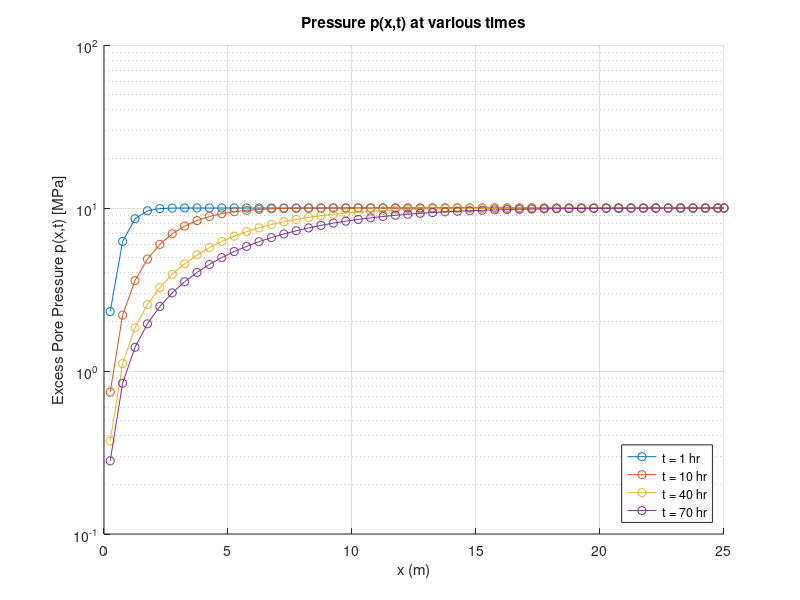
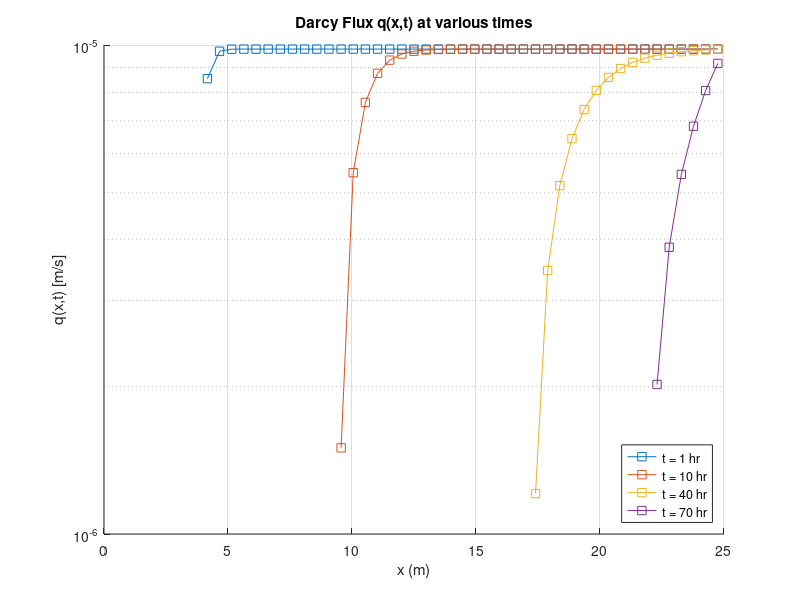

The MATLAB source for these figures, in order:
% Benchmark for Terzaghi's 1D equation
clc;
close all;

% Parameters
P0 = 10e6;         % Face load in Pascals
cf = 1e-4;         % Diffusion constant
L = 25;            % Domain length in meters
N_max = 100;       % Fourier terms

% Spatial discretization
m = 50;
a = 0; b = L;
dx = (b - a)/m;
xgrid = [a a+dx/2 : dx : b-dx/2 b];  % Staggered grid

% Times to evaluate (in hours)
times_hr = [1, 10, 40, 70];
times_sec = times_hr * 3600;

% Fluid properties
K = 1e-12;        % Permeability [m^2]
mu = 1e-3;        % Dynamic viscosity [Pa·s]
rho = 1000;       % Fluid density [kg/m^3]
g = 9.81;         % Gravity [m/s^2]

% Store results
p_all = zeros(length(xgrid), length(times_sec));
q_all = zeros(length(xgrid), length(times_sec));  % Will truncate later

% Plot pressure
figure(1);
hold on;
for i = 1:length(times_sec)
    t = times_sec(i);

    % Analytical pressure solution
    p = zeros(size(xgrid));
    for N = 0:N_max
        n = 2*N + 1;
        term = (1/n) * sin(n*pi*xgrid/(2*L)) .* exp(-(n^2)*(pi^2)*cf*t/(4*L^2));
        p = p + term;
    end
    p = (4/pi) * P0 * p;
    p_all(:,i) = p;

    semilogy(xgrid, p/1e6, '-o', 'DisplayName', ['t = ' num2str(times_hr(i)) ' hr']);
end
title('Pressure p(x,t) at various times');
xlabel('x (m)');
ylabel('Excess Pore Pressure p(x,t) [MPa]');
legend('Location', 'southeast');
grid on;

% Plot Darcy flux
figure(2);
hold on;
x_flux = linspace(a + dx/2, b - dx/2, m+1);
for i = 1:length(times_sec)
    p = p_all(:,i);
    dpdx = gradient(p, dx);
    q = - (K / mu) * (dpdx - rho * g);
    q_all(1:m+1,i) = q(1:m+1);  % avoid including ghost point
    semilogy(x_flux, q(1:m+1), '-s', 'DisplayName', ['t = ' num2str(times_hr(i)) ' hr']);
end
title('Darcy Flux q(x,t) at various times');
xlabel('x (m)');
ylabel('q(x,t) [m/s]');
legend('Location', 'southeast');
grid on;

% Print results
for i = 1:length(times_hr)
    fprintf('\nFinal pressure p(x,t = %.2f hr):\n', times_hr(i));
    disp(p_all(:,i)');
    fprintf('Final Darcy flux q(x,t = %.2f hr):\n', times_hr(i));
    disp(q_all(1:m+1,i)');
end
